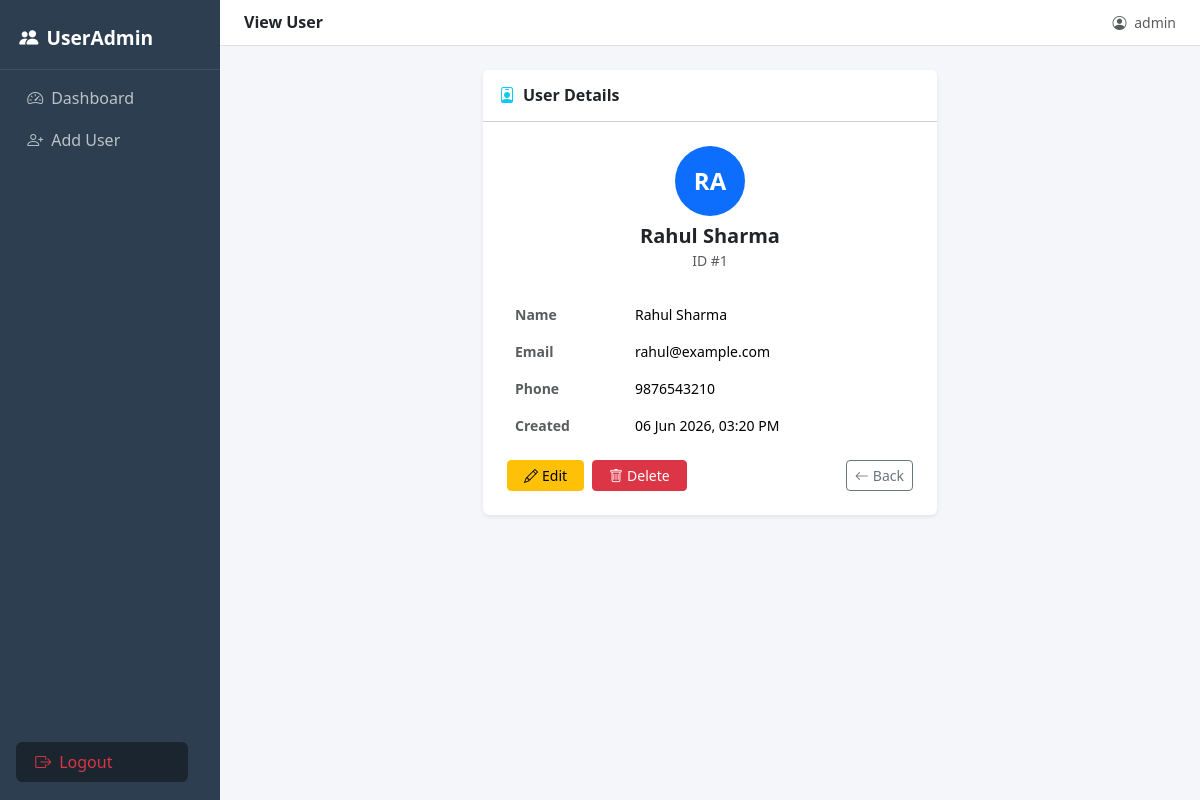
Page /index.php?action=view&id=1 (signed in) on the committed database.
### tables this page shows
CREATE TABLE users (
    id         INT AUTO_INCREMENT PRIMARY KEY,
    name       VARCHAR(100) NOT NULL,
    email      VARCHAR(100) NOT NULL UNIQUE,
    phone      VARCHAR(15)  NOT NULL,
    created_at TIMESTAMP DEFAULT CURRENT_TIMESTAMP
);

### controllers/UserController.php (called while the page is built, shortened)
<?php
require_once __DIR__ . '/../models/User.php';
class UserController {
    private $user;
    public function __construct() {
        $this->user = new User();
    }
    public function view() {
        $id   = (int)($_GET['id'] ?? 0);
        $user = $this->user->getById($id);
        require __DIR__ . '/../views/users/view.php';
    }
}

### config/db.php (called while the page is built, shortened)
<?php
function getDB() {
    static $pdo = null;
    if ($pdo === null) {
        try {
            $pdo = new PDO(
                "mysql:host=" . DB_HOST . ";dbname=" . DB_NAME . ";charset=utf8",
                DB_USER,
                DB_PASS
            );
            $pdo->setAttribute(PDO::ATTR_ERRMODE, PDO::ERRMODE_EXCEPTION);
            $pdo->setAttribute(PDO::ATTR_DEFAULT_FETCH_MODE, PDO::FETCH_ASSOC);
        } catch (PDOException $e) {
            die("Database connection failed: " . $e->getMessage());
        }
    }
    return $pdo;
}

### models/User.php (called while the page is built, shortened)
<?php
require_once __DIR__ . '/../config/db.php';
class User {
    private $db;
    public function __construct() {
        $this->db = getDB();
    }
    public function getById($id) {
        $stmt = $this->db->prepare("SELECT * FROM users WHERE id = ?");
        $stmt->execute([$id]);
        return $stmt->fetch();
    }
}

### views/users/view.php (the view)
<?php $pageTitle = 'View User'; require __DIR__ . '/../layout/header.php'; ?>
<div class="row justify-content-center">
    <div class="col-lg-6">
        <div class="card border-0 shadow-sm">
            <div class="card-header bg-white py-3">
                <h6 class="mb-0 fw-semibold">
                    <i class="bi bi-person-badge me-2 text-info"></i>User Details
                </h6>
            </div>
            <div class="card-body p-4">
                <div class="text-center mb-4">
                    <div class="rounded-circle bg-primary text-white fw-bold d-inline-flex align-items-center justify-content-center mb-2"
                         style="width:70px;height:70px;font-size:1.5rem">
                        <?= strtoupper(substr($user['name'], 0, 2)) ?>
                    </div>
                    <h5 class="fw-bold mb-0"><?= htmlspecialchars($user['name']) ?></h5>
                    <small class="text-muted">ID #<?= $user['id'] ?></small>
                </div>
                <table class="table table-borderless small">
                    <tr>
                        <td class="text-muted fw-semibold" style="width:120px">Name</td>
                        <td><?= htmlspecialchars($user['name']) ?></td>
                    </tr>
                    <tr>
                        <td class="text-muted fw-semibold">Email</td>
                        <td><?= htmlspecialchars($user['email']) ?></td>
                    </tr>
                    <tr>
                        <td class="text-muted fw-semibold">Phone</td>
                        <td><?= htmlspecialchars($user['phone']) ?></td>
                    </tr>
                    <tr>
                        <td class="text-muted fw-semibold">Created</td>
                        <td><?= date('d M Y, h:i A', strtotime($user['created_at'])) ?></td>
                    </tr>
                </table>
                <div class="d-flex gap-2 mt-3">
                    <a href="index.php?action=edit&id=<?= $user['id'] ?>"
                       class="btn btn-warning btn-sm px-3">
                        <i class="bi bi-pencil me-1"></i>Edit
                    </a>
                    <a href="index.php?action=delete&id=<?= $user['id'] ?>"
                       class="btn btn-danger btn-sm px-3"
                       onclick="return confirm('Is user ko delete karna chahte ho?')">
                        <i class="bi bi-trash me-1"></i>Delete
                    </a>
                    <a href="index.php" class="btn btn-outline-secondary btn-sm ms-auto">
                        <i class="bi bi-arrow-left me-1"></i>Back
                    </a>
                </div>
            </div>
        </div>
    </div>
</div>
<?php require __DIR__ . '/../layout/footer.php'; ?>

### views/layout/header.php (style rules this page uses)
body { background: #f5f6fa; }

### rows in the picture
users: name "RA", name "Rahul Sharma", id "1", email "rahul@example.com", phone "9876543210", created_at "06 Jun 2026, 03:20 PM"

### other values in the picture
$pageTitle "View User"
$_SESSION['admin_username'] "admin"
